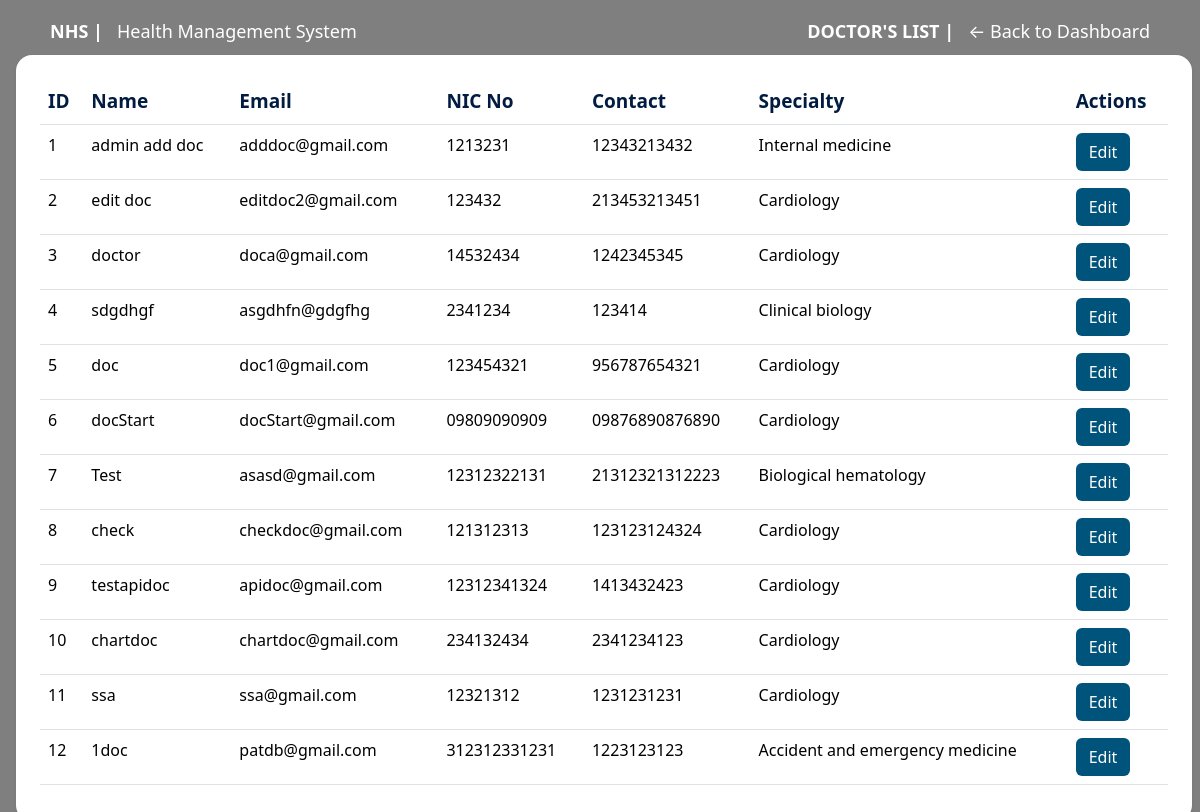
/admin/doctors (signed in), run on an earlier commit of the app's database.
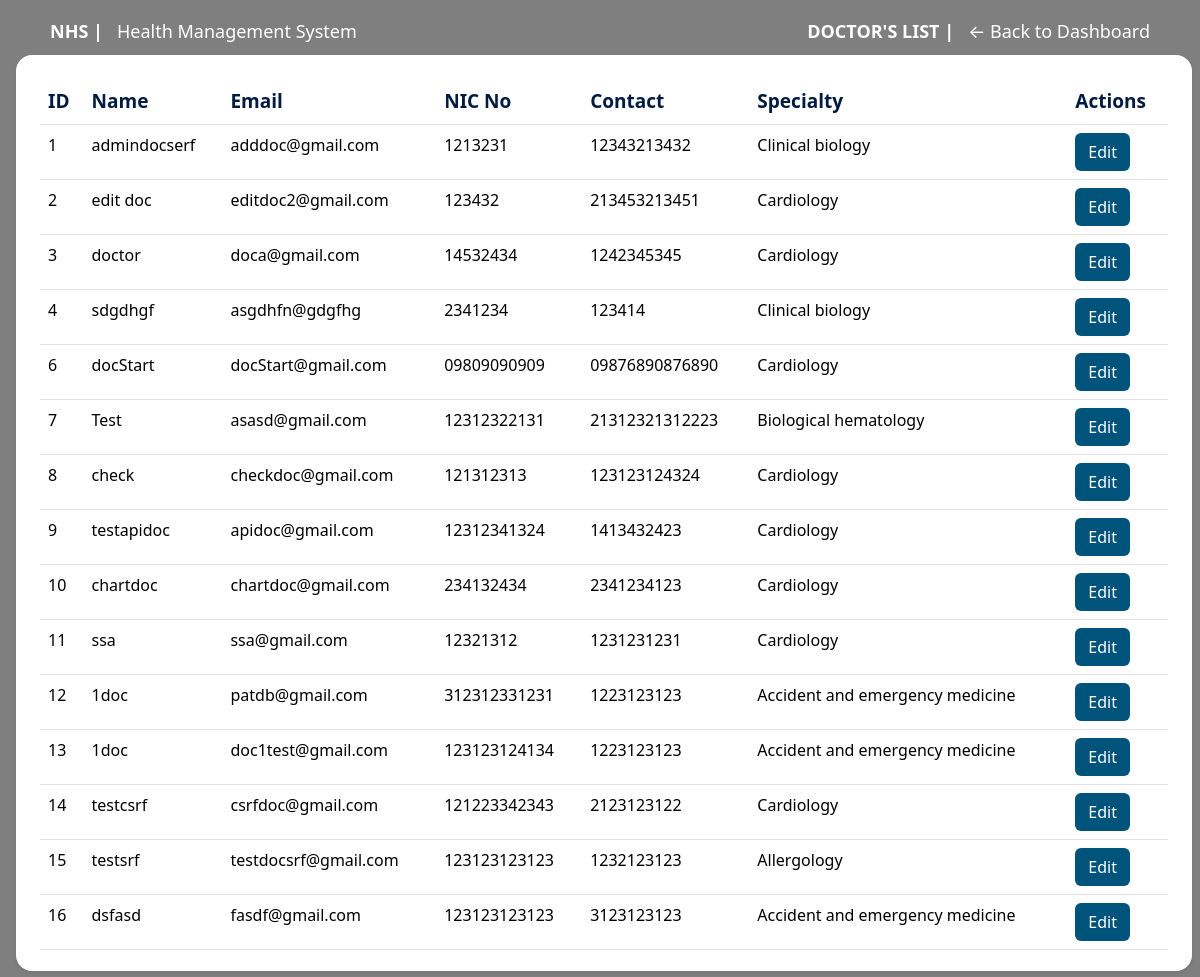
And on a later commit of the database.
### models/doctor.py (models this page shows, shortened)
class Doctor(db.Model, UserMixin):
    __tablename__ = 'doctor'
    doc_id = db.Column(db.Integer, primary_key=True, autoincrement=True)
    doc_email = db.Column(db.String(225), unique=True, nullable=False)
    doc_name = db.Column(db.String(225), nullable=False)
    doc_password = db.Column(db.String(225), nullable=False)
    doc_nic = db.Column(db.String(15), nullable=True)
    doc_tel = db.Column(db.String(15), nullable=True)
    specialty_id = db.Column(db.Integer, db.ForeignKey('specialities.id', ondelete='CASCADE'), nullable=True)
    appointments = db.relationship(
        'Appointment',
        back_populates='doctor',
        cascade='all, delete-orphan'
    )
    schedules = db.relationship(
        'DocSchedule',
        back_populates='doctor',
        cascade='all, delete-orphan',
        passive_deletes=True
    )

### models/specialities.py (models this page shows, shortened)
class Specialities(db.Model):
    __tablename__ = 'specialities'
    id = db.Column(db.Integer, primary_key=True, autoincrement=True)
    s_name = db.Column(db.String(50), unique=True, nullable=False)
    description = db.Column(db.String(255), nullable=True)
    doctors = db.relationship('Doctor', backref='speciality', lazy=True)

### app/routes/admin/doctors_list.py (the view)
@csrf.exempt
@admin_bp.route('/doctors', methods=['GET', 'POST'])
@login_required
def doctors_list():
    if not hasattr(current_user, 'a_email') or current_user.a_email != "admin@nhshospital.com":
        return redirect(url_for('auth.login'))
    doctors = Doctor.query.all()
    specialities = Specialities.query.all()
    return render_template('admin/doctors_list.html', doctors=doctors, specialities = specialities)

### app/templates/admin/doctors_list.html (shortened to what this page needs)
{% extends 'layout.html' %}
{% block body %} landing-page {% endblock %}
{% block navbar %}
<div class="container nav_bar">
    <div class="d-flex justify-content-between align-items-center mt-2">
        <div><a href="{{ url_for('main.landing_page') }}"><strong>NHS |</strong> &nbsp; Health Management System</a></div>
        <div><a href="{{ url_for('admin.dashboard') }}"><strong>DOCTOR'S LIST |</strong> &nbsp; ← Back to Dashboard</a></div>
    </div>
</div>
{% endblock %}
{% block body__content %}
<div class="main_container  mx-3 bg-white p-4 shadow-sm rounded-4"
     style="width: 98%; height: 91vh; overflow-y: auto;">
    <table class="table table-hover">
        <thead>
            <tr>
                <th>ID</th>
                <th>Name</th>
                <th>Email</th>
                <th>NIC No</th>
                <th>Contact</th>
                <th>Specialty</th>
                <th>Actions</th>
            </tr>
        </thead>
        <tbody>
            {% for doctor in doctors %}
            <tr>
                <td>{{ doctor.doc_id }}</td>
                <td>{{ doctor.doc_name }}</td>
                <td>{{ doctor.doc_email }}</td>
                <td>{{ doctor.doc_nic }}</td>
                <td>{{ doctor.doc_tel }}</td>
                <td>{{ doctor.speciality.s_name }}</td>
                <td>
                    <button type="button" class="detail_btn btn btn-edit "><a href="{{ url_for('admin.edit_doctor', doctor_id = doctor.doc_id) }}">Edit</a></button>
                </td>
            </tr>
            {% endfor %}
        </tbody>
    </table>
</div>
{% endblock %}

### app/templates/layout.html (shortened to what this page needs)
<!DOCTYPE html>
<html lang="en">
<head>
   <link rel="stylesheet" href="https://cdn.jsdelivr.net/npm/bootstrap@5.3.8/dist/css/bootstrap.min.css">
   <link rel="stylesheet" href="{{ url_for('static', filename='css/main.css') }}">
   <link rel="stylesheet" href="https://cdnjs.cloudflare.com/ajax/libs/font-awesome/6.5.1/css/all.min.css">
</head>
<body class="{% block body %}{% endblock %}">
    {% block navbar %}{% endblock %}
    <main>
        {% block body__content %}{% endblock %}
    </main>
</body>
</html>

### app/static/css/main.css (style rules this page uses)
body.landing-page { background-image: url("/static/images/hospital_pic.jpg"); display: flex; background-size: cover; background-position: center; background-repeat: no-repeat; height: 100vh; margin: 0; padding: 0; display: flex; flex-direction: column; position: relative; overflow: hidden; }
body.landing-page::before { content: ""; position: absolute; top: 0; left: 0; width: 100%; height: 100%; background-color: rgba(0, 0, 0, 0.5); z-index: 0; }
a { text-decoration: none; }
.main_container, .nav_bar { position: relative; z-index: 1; }
.nav_bar a { color: white; text-decoration: none; }
.nav_bar { color: white; font-size: large; }
.nav_bar { padding: 10px 20px; width: 100%; top: 0; left: 0; z-index: 100; }
.detail_btn { color: white; background-color: #00537A; }
.detail_btn a { text-decoration: none; color: white; }
.table th { font-size: 1.19rem; color: #011c40; }
a { color: white }

What changed in the data, as far as the page shows it:
removed Doctor: doc_id "5", doc_name "doc", doc_email "doc1@gmail.com", doc_nic "123454321", doc_tel "956787654321", speciality.s_name "Cardiology"
changed Doctor "adddoc@gmail.com": doc_name "admin add doc" → "admindocserf"; speciality.s_name "Internal medicine" → "Clinical biology"
added Doctor: doc_id "13", doc_name "1doc", doc_email "doc1test@gmail.com", doc_nic "123123124134", doc_tel "1223123123", speciality.s_name "Accident and emergency medicine"
added Doctor: doc_id "14", doc_name "testcsrf", doc_email "csrfdoc@gmail.com", doc_nic "121223342343", doc_tel "2123123122", speciality.s_name "Cardiology"
added Doctor: doc_id "15", doc_name "testsrf", doc_email "testdocsrf@gmail.com", doc_nic "123123123123", doc_tel "1232123123", speciality.s_name "Allergology"
added Doctor: doc_id "16", doc_name "dsfasd", doc_email "fasdf@gmail.com", doc_nic "123123123123", doc_tel "3123123123", speciality.s_name "Accident and emergency medicine"
